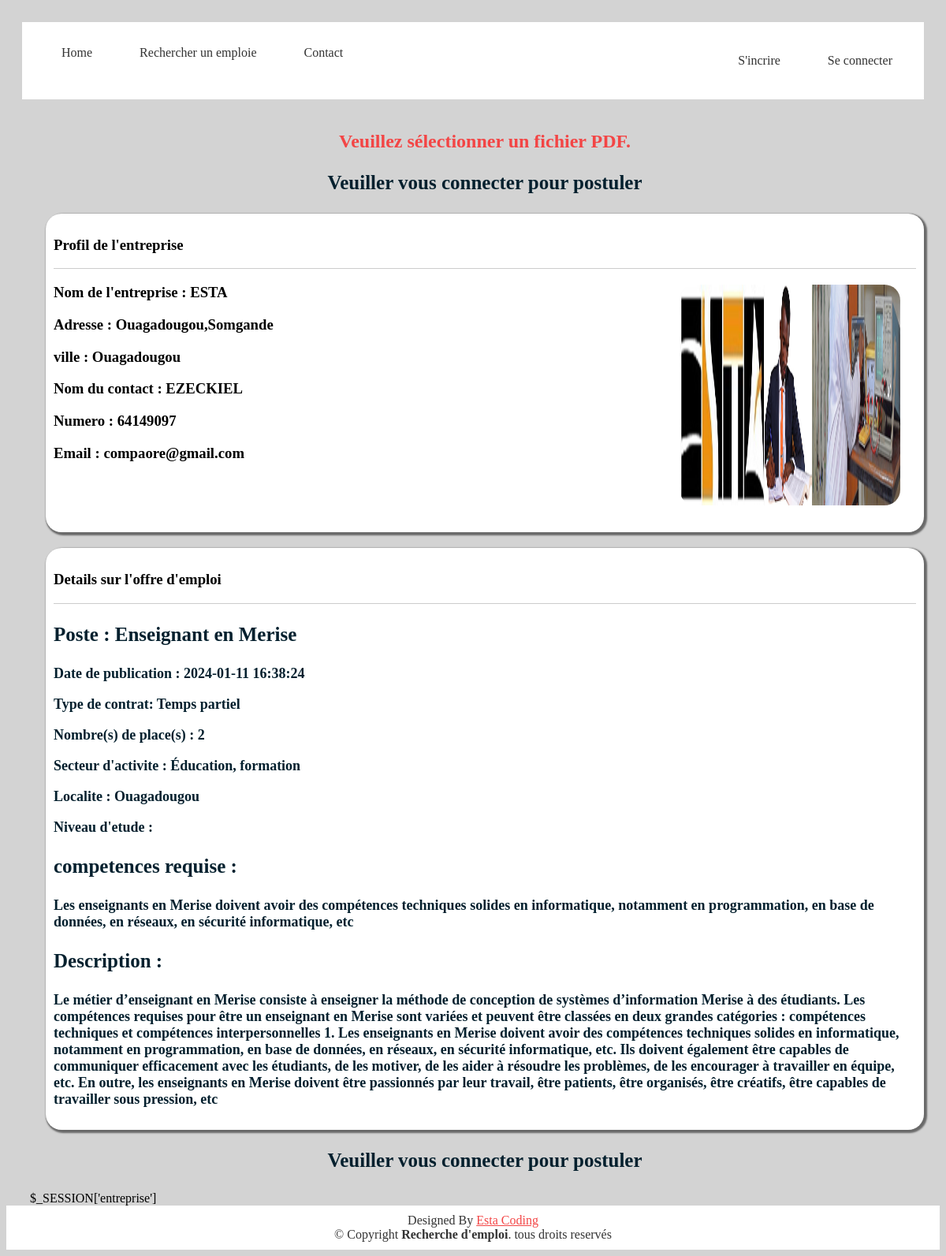
/offre/voirPlus?id=3, run on the app's committed database.
### tables this page shows
CREATE TABLE `emploi` (
  `id_emploi` int NOT NULL,
  `id_entreprise` int NOT NULL,
  `poste` varchar(250) NOT NULL,
  `contrat` varchar(250) NOT NULL,
  `nombre` int NOT NULL,
  `Description` longtext NOT NULL,
  `competence` text NOT NULL,
  `localite` varchar(250) NOT NULL,
  `image` varchar(250) NOT NULL,
  `secteur_activite` varchar(250) NOT NULL,
  `niveau` varchar(250) NOT NULL,
  `date_publication` timestamp NULL DEFAULT CURRENT_TIMESTAMP,
  `date_modification` timestamp NULL DEFAULT CURRENT_TIMESTAMP,
  `views` int DEFAULT '0'
);

CREATE TABLE `entreprise` (
  `id_entreprise` int NOT NULL,
  `nom_entreprise` varchar(255) DEFAULT NULL,
  `adresse_entreprise` varchar(250) DEFAULT NULL,
  `email_entreprise` varchar(250) DEFAULT NULL,
  `password_entreprise` varchar(250) DEFAULT NULL,
  `logo_entreprise` varchar(250) DEFAULT NULL,
  `site` varchar(250) DEFAULT NULL,
  `ville` varchar(250) DEFAULT NULL,
  `code_postal` int DEFAULT NULL,
  `nom` varchar(250) DEFAULT NULL,
  `prenom` varchar(250) DEFAULT NULL,
  `fonction` varchar(250) DEFAULT NULL,
  `numero` int DEFAULT NULL
);

### PHP/voirPlus.php (the view, shortened to what this page needs)
<?php
$serveur = "localhost";
$nomUtilisateur = "test";
$motDePasse = "MyP@ssw0rd123";
$nomBaseDeDonnees = "emploi";
$conn = mysqli_connect($serveur, $nomUtilisateur, $motDePasse, $nomBaseDeDonnees)
or die("La connexion à la base de données a échoué : " . mysqli_connect_error());
$id = (int)$_GET['id'] ;
$entreprises = mysqli_query($conn, "SELECT emploi.*, entreprise.*
FROM emploi
JOIN entreprise ON emploi.id_entreprise = entreprise.id_entreprise
WHERE id_emploi = {$id}");
$entreprise = $entreprises->fetch_assoc();
$id_entreprise = isset($_SESSION['entreprise']) ? (int)$_SESSION['entreprise'] : null;
$id_candidat = isset($_SESSION['candidat']) ? (int)$_SESSION['candidat'] : null;
if (isset($_POST["envoyer"])) {
    $deja = mysqli_query($conn, "SELECT * FROM postuler where id_emploi = {$id} and id_candidat = {$id_candidat}");
    if (mysqli_num_rows($deja)>0) {
        $erreur = "Vous ne pouvez pas postuler a cette offre d'emploi car vous avez deja postuler";
    } elseif ($_FILES['cv']['type'] == 'application/pdf') {
            $nomFichier = basename($_FILES['cv']['name']);
            $tmp_name = $_FILES['cv']['tmp_name'];
            $deplace = move_uploaded_file($tmp_name, "CV/" . $nomFichier);
            if ($deplace) {
                    $insert = mysqli_query($conn, "INSERT INTO postuler(id_emploi, id_candidat, id_entreprise, cv)
                    VALUES({$id}, {$id_candidat}, {$id_entreprise}, '{$nomFichier}')");
                }
            } else {
                $erreur = "Erreur lors du téléversement du fichier.";
            }
        } else {
            $erreur = "Veuillez sélectionner un fichier PDF.";
    }
?>
<?= isset($erreur) ?  "<h2 style=\"text-align:center;\">$erreur</h2>" : null ?>
<?php if(isset($_SESSION['candidat'])): ?>
    <div class="btn">
        <button onclick="afficherModal()">Postuler</button>
    </div>
<?php elseif(isset($_SESSION['entreprise'])): ?>
    <p class="titre" style="text-align: center;">Vous ne pouver pas postuler a une offre d'emploi.</p>
    <p class="titre" style="text-align: center;">veuillez vous incrire en tant que candidat pour postuler</p>
<?php else: ?>
    <p class="titre" style="text-align: center;">Veuiller vous connecter pour postuler</p>
<?php endif;?>
<div class="border">
    <div class="head">
        <h3>Profil de l'entreprise</h3>
    </div>
    <div class="flex">
    <div class="bottom">
        <h3>Nom de l'entreprise : <?=  $entreprise['nom_entreprise'] ?></h3>
        <h3>Adresse : <?=  $entreprise['adresse_entreprise'] ?></h3>
        <h3>ville : <?=  $entreprise['ville'] ?></h3>
        <h3>Nom du contact : <?=  $entreprise['prenom'] ?></h3>
        <h3>Numero : <?=  $entreprise['numero'] ?></h3>
        <h3>Email : <?=  $entreprise['email_entreprise'] ?></h3>
    </div>
    <div class="bottom">
        <img src="../image/<?=  $entreprise['logo_entreprise'] ?>" alt="">
    </div>
    </div>
</div>
<div class="border">
    <div class="head">
       <h3> Details sur l'offre d'emploi</h3>
    </div>
   <div class="flex">
   <div class="bottom">
        <p class="titre">
        Poste : <?=  $entreprise['poste'] ?>
        </p>
        <p class="soustitre">Date de publication : <?=  $entreprise['date_publication'] ?></p>
        <p class="soustitre">Type de contrat:  <?=  $entreprise['contrat'] ?></p>
        <p class="soustitre">Nombre(s) de place(s) : <?=  $entreprise['nombre'] ?></p>
        <p class="soustitre">Secteur d'activite : <?=  $entreprise['secteur_activite'] ?></p>
        <p class="soustitre">Localite : <?=  $entreprise['localite'] ?></p>
        <p class="soustitre">Niveau d'etude :  <?=  $entreprise['niveau'] ?></p>
        <p class="titre">competences requise : </p>
        <p class="soustitre"> <?=  $entreprise['competence'] ?></p>
        <p class="titre">Description : </p>
        <p class="soustitre"><?=  $entreprise['Description'] ?></p>
    </div>
   </div>
</div>
<?php if(isset($_SESSION['candidat'])): ?>
    <div class="btn">
        <button onclick="afficherModal()">Postuler</button>
    </div>
<?php elseif(isset($_SESSION['entreprise'])): ?>
    <p class="titre" style="text-align: center;">Vous ne pouver pas postuler a une offre d'emploi.</p>
    <p class="titre" style="text-align: center;">veuillez vous incrire en tant que candidat pour postuler</p>
<?php else: ?>
    <p class="titre" style="text-align: center;">Veuiller vous connecter pour postuler</p>
<?php endif;?>$_SESSION['entreprise']

### CSS/template.css (style rules this page uses)
body { background-color: lightgray; display: flex; flex-direction: column; min-height: 100vh; }

### PHP/voirPlus.php (style rules this page uses)
.border { background-color: #fff; box-shadow: 2px 2px 2px 2px rgba(0,0,0,.5); padding: 10px; margin: 20px; border-radius: 20px; }
.flex { display: flex; justify-content: space-between; }
.head { border-bottom: 1px solid #ccc; }
h2 { color: #f34545; }
img { width: 280px; height: 280px; border-radius: 20px; margin: 20px; }
.titre { font-size: 25px; color: #04202e; font-weight: 600; }
.soustitre { font-size: 18px; color: #04202e; font-weight: 600; }

### index.php (style rules this page uses)
body { background-color: lightgray; display: flex; flex-direction: column; min-height: 100vh; }

### data on the page
emploi: id_entreprise.nom_entreprise "ESTA", id_entreprise.adresse_entreprise "Ouagadougou,Somgande", id_entreprise.ville "Ouagadougou", id_entreprise.prenom "EZECKIEL", id_entreprise.numero "64149097", id_entreprise.email_entreprise "compaore@gmail.com", id_entreprise.logo_entreprise (picture), poste "Enseignant en Merise", date_publication "2024-01-11 16:38:24", contrat "Temps partiel", nombre "2", secteur_activite "Éducation, formation", localite "Ouagadougou", competence "Les enseignants en Merise doivent avoir des compétences techniques solides en informatique, notamment en programmation, en base de données, en réseaux, en sécurité informatique, etc", Description "Le métier d’enseignant en Merise consiste à enseigner la méthode de conception de systèmes d’information Merise à des étudiants. Les compétences requises pour être un enseignant en Merise sont variées et peuvent être classées en deux grandes catégories : compétences techniques et compétences interpersonnelles 1. Les enseignants en Merise doivent avoir des compétences techniques solides en informatique, notamment en programmation, en base de données, en réseaux, en sécurité informatique, etc. Ils doivent également être capables de communiquer efficacement avec les étudiants, de les motiver, de les aider à résoudre les problèmes, de les encourager à travailler en équipe, etc. En outre, les…"

### other printed values
$erreur "Veuillez sélectionner un fichier PDF."
